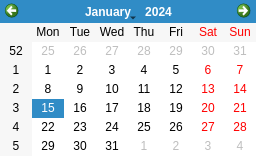
<?xml version="1.0" encoding="UTF-8"?>
<ui version="4.0">
 <class>CalenderPopup</class>
 <widget class="QWidget" name="CalenderPopup">
  <property name="geometry">
   <rect>
    <x>0</x>
    <y>0</y>
    <width>256</width>
    <height>156</height>
   </rect>
  </property>
  <property name="windowTitle">
   <string>Form</string>
  </property>
  <widget class="QCalendarWidget" name="calendarWidget">
   <property name="geometry">
    <rect>
     <x>0</x>
     <y>0</y>
     <width>256</width>
     <height>156</height>
    </rect>
   </property>
  </widget>
 </widget>
 <resources/>
 <connections/>
</ui>
